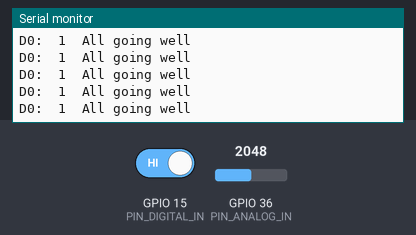
A sketch run on a simulated ESP32. Shown: the last lines printed to the serial monitor. Inputs (shaded band) come from the test bench; at power-on: GPIO 15 (PIN_DIGITAL_IN) HIGH, GPIO 36 (PIN_ANALOG_IN) = 2048.

Above: at 1.2 s.
1.3 s: GPIO 15 (PIN_DIGITAL_IN) driven LOW
At 1.31 s:
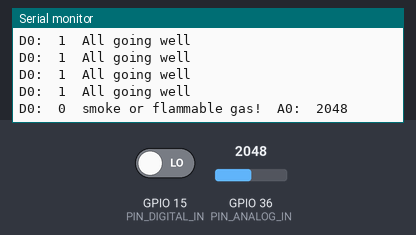
3.2 s: GPIO 36 (PIN_ANALOG_IN) set to 2866
At 3.22 s:
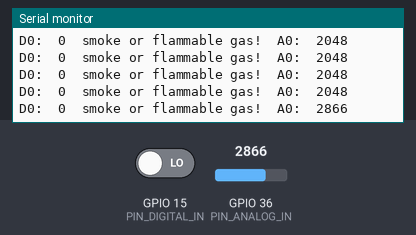
4.7 s: GPIO 36 (PIN_ANALOG_IN) set to 3603
At 4.72 s:
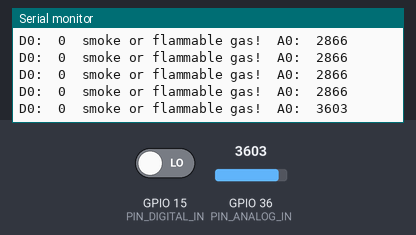
Timing chart, 0 to 7.7 s (numbered marks = the images above; inputs shaded):
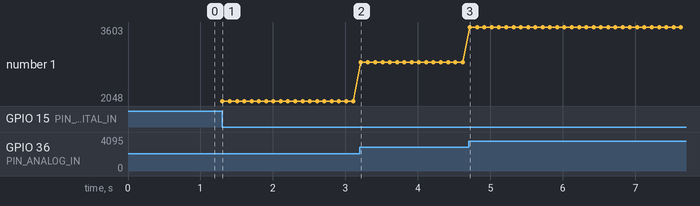

The sketch:

Project_16_MQ-2_Sensor.ino
```cpp
//**********************************************************************************
/*
 * 名称   : MQ-2_Sensor
 * 功能   : 读取模拟气体(MQ-2)传感器的数值
 * 作者   : http://www.keyes-robot.com/
*/
int val1 = 0;   //设置value1为0
int val2 = 0;   //设置value2为0
#define PIN_ANALOG_IN 36   //模拟气体(MQ-2)传感器的模拟引脚定义为GPIO36
#define PIN_DIGITAL_IN  15   //模拟气体(MQ-2)传感器的数字引脚定义为GPIO15
void setup() {
  Serial.begin(115200);   //波特率设置为115200
  pinMode(PIN_ANALOG_IN, INPUT);    //将传感器的模拟引脚设置为输入模式
  pinMode(PIN_DIGITAL_IN, INPUT);    //将传感器的数字引脚设置为输入模式
}

void loop() {
  val1 = analogRead(PIN_ANALOG_IN);    //读取传感器的模拟信号
  val2 = digitalRead(PIN_DIGITAL_IN);    //读取传感器的数字信号
  Serial.print("D0:  ");    //打印字符串D0:
  Serial.print(val2);    //打印且显示val2数值
  if (val2 == 0) {    //检测到烟雾或可燃性气体，输出低电平
    Serial.print("  smoke or flammable gas!");
    Serial.print("  A0:  ");
    Serial.println(val1);
    delay(100);
  }
  else {    //未检测到烟雾或可燃性气体，输出高电平
    Serial.println("  All going well");
    delay(100);
  }
}
//**********************************************************************************
```

Measured:
- after the input at 1.3 s, the serial monitor: prints a new line at once (image 1)
- after the input at 3.2 s, the serial monitor: prints a new line at once (image 2)
- after the input at 4.7 s, the serial monitor: prints a new line at once (image 3)
- plotted number 1: 2048 → 2866 after the input at 3.2 s, 2866 → 3603 after the input at 4.7 s
